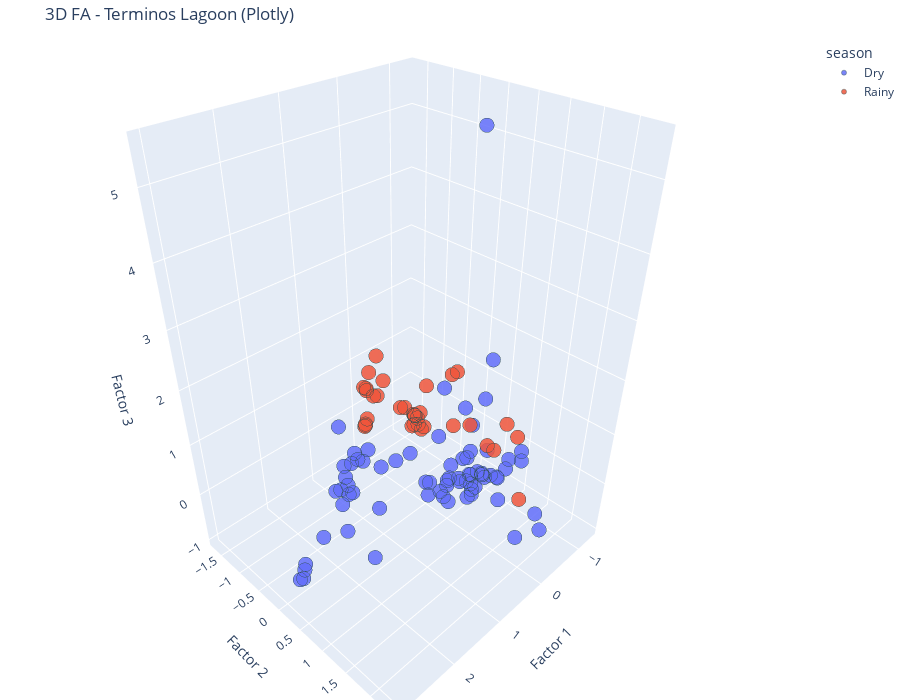

The notebook cell this image was saved under:
### Code cell
plot_fa_biplot_3d_plotly(
    df=CO2Data,
    variables=selected_vars,
    group_col='season',
    label_col='station',
    n_factors=3,
    title='3D FA - Terminos Lagoon (Plotly)'
)
